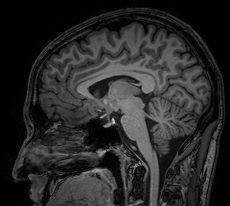
%> input picture lezio4/saggittal.png, 230 x 206 px
$ octave es9_edge_detection_challenge.m   (GNU Octave 9; MATLAB toolbox functions it lacks are replaced by stand-ins)
%> lines starting %> are read from the running program, lines starting %| are printed output that depends on the picture; in (x1, y1, x2, y2) boxes, pixels count from 0 and x2, y2 are one past the last pixel; in counts of white or black regions, pixels touching at a corner belong together; the program's own positions count from 1
img_saggittal = imresize(imread('saggittal.png'),2);
%> img_saggittal: size 412x460 uint8; min 0, max 255, mean 41.3
img_coronal = imresize(imread('coronal.png'),2);
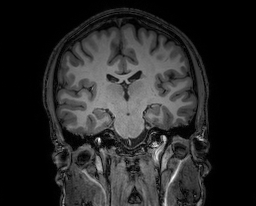
%> input picture lezio4/coronal.png, 256 x 206 px
%> img_coronal: size 412x512 uint8; min 0, max 255, mean 38.5

figure
subplot(3,2,1)
imshow(img_saggittal>100,[])
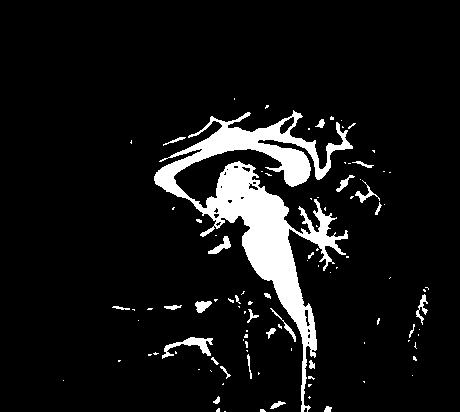
%> displayed picture: size 412x460, on the screen's scale of 0 to 255; 8.4% white; 101 white regions (74 under 20 px), largest, box (x1, y1, x2, y2) and area: (154, 110, 353, 412) 13617, (162, 337, 213, 359) 385, (208, 236, 231, 254) 160
subplot(3,2,2)
imshow(img_coronal>100,[])
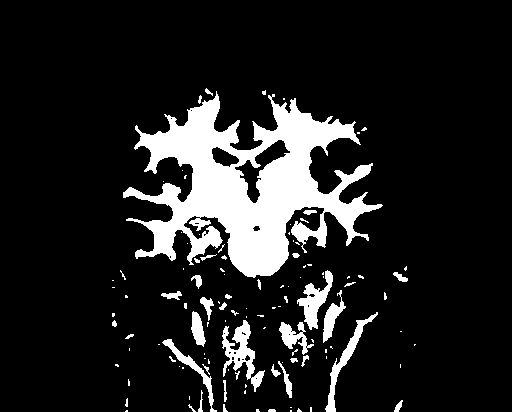
%> displayed picture: size 412x512, on the screen's scale of 0 to 255; 13.2% white; 114 white regions (79 under 20 px), largest, box (x1, y1, x2, y2) and area: (123, 91, 383, 278) 21558, (222, 320, 265, 392) 1115, (297, 270, 333, 330) 824

subplot(3,2,3)
imshow((img_saggittal>20)<100,[])
subplot(3,2,4)
imshow(img_coronal,[])

subplot(3,2,5)
imshow(img_saggittal<20,[])
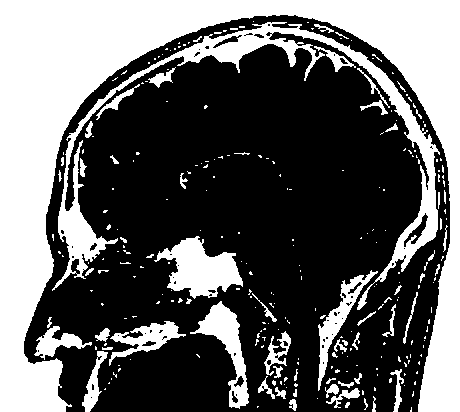
%> displayed picture: size 412x460, on the screen's scale of 0 to 255; 38.7% white; 275 white regions (211 under 20 px), largest, box (x1, y1, x2, y2) and area: (0, 0, 460, 412) 49539, (52, 22, 440, 310) 9775, (154, 236, 243, 299) 2970
subplot(3,2,6)
imshow(img_coronal<20,[])
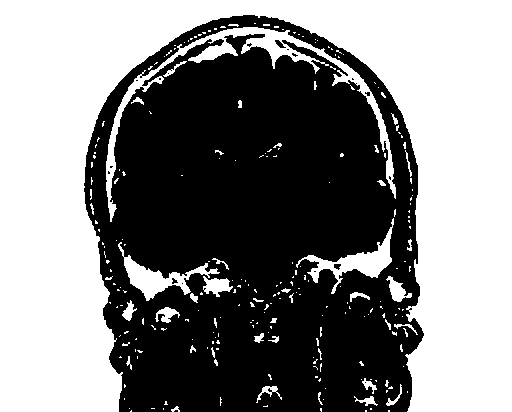
%> displayed picture: size 412x512, on the screen's scale of 0 to 255; 51.4% white; 19 black regions (15 under 20 px), largest, box (x1, y1, x2, y2) and area: (84, 15, 424, 412) 102322, (275, 40, 286, 48) 42, (334, 264, 341, 270) 30, (172, 278, 178, 284) 21
